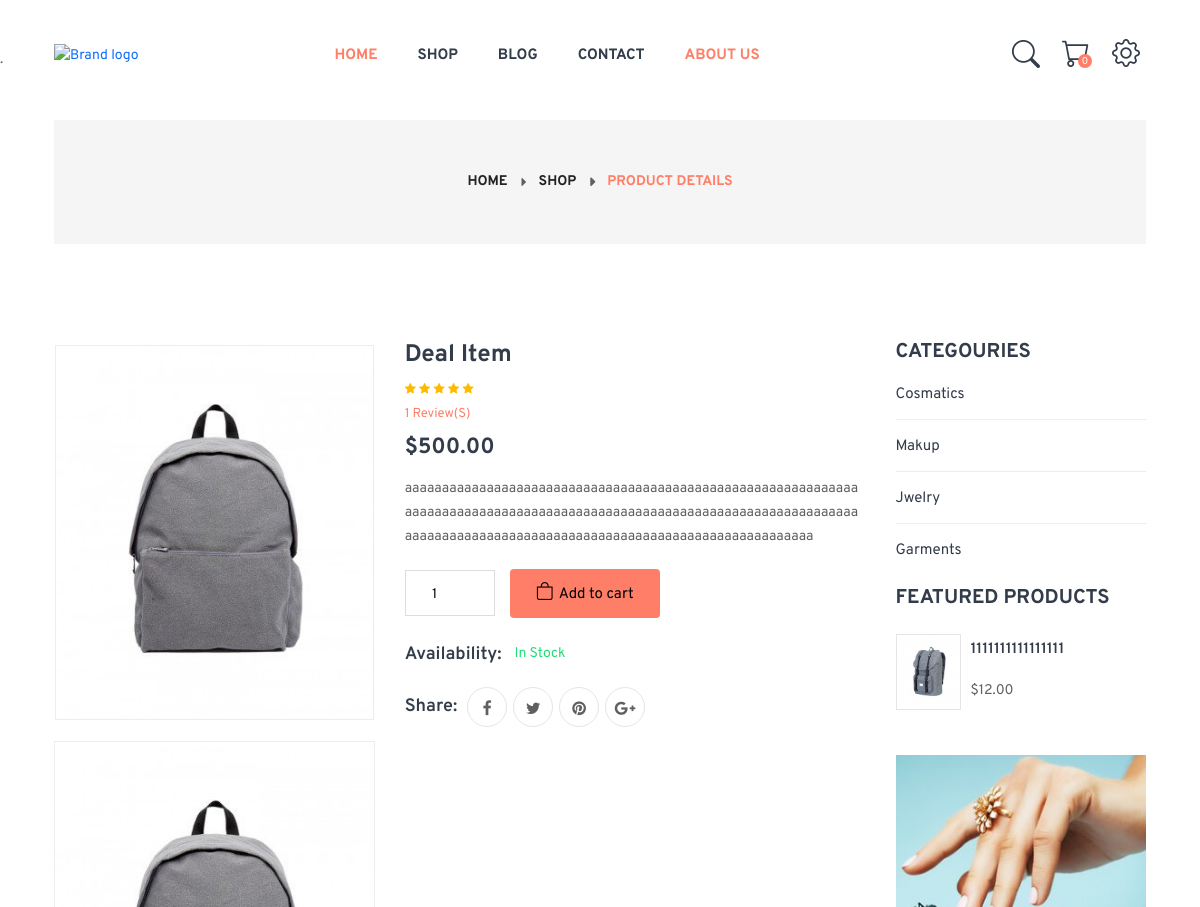
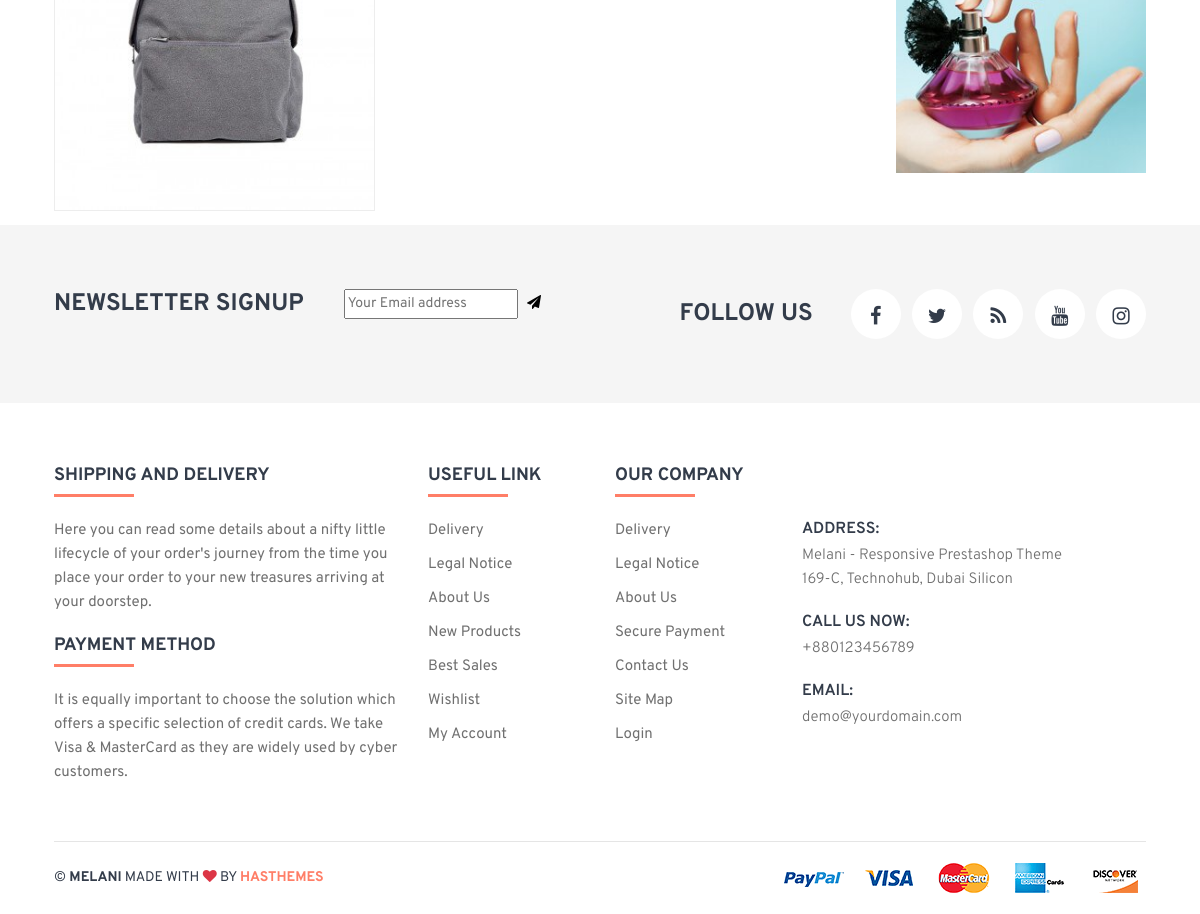
Screenshot of /.product-details.php?detaild=10 with the database file from the repository (2 pictures, top to bottom).
### tables this page shows
CREATE TABLE `deals` (
  `d_id` int(11) NOT NULL,
  `valid_until` varchar(200) NOT NULL,
  `d_brand` varchar(200) NOT NULL,
  `d_title` varchar(200) NOT NULL,
  `d_price` int(11) NOT NULL,
  `d_offerp` int(11) NOT NULL,
  `d_img` varchar(200) NOT NULL,
  `d_dess` varchar(2000) NOT NULL,
  `d_disscount` int(11) NOT NULL,
  `d_newT` varchar(200) NOT NULL
);

CREATE TABLE `categouries` (
  `c_id` int(11) NOT NULL,
  `categouries` varchar(200) NOT NULL
);

CREATE TABLE `product` (
  `id` int(11) NOT NULL,
  `c_id` int(11) NOT NULL,
  `brand` varchar(200) NOT NULL,
  `title` varchar(200) NOT NULL,
  `price` int(11) NOT NULL,
  `offerp` int(11) NOT NULL,
  `img` varchar(200) NOT NULL,
  `Dess` varchar(2000) NOT NULL,
  `discount` int(11) NOT NULL,
  `newT` varchar(200) NOT NULL,
  `featured` varchar(200) NOT NULL,
  `sale` varchar(200) NOT NULL
);

### .product-details.php (the view, shortened to what this page needs)
<?php
include("nav.php");
include("connect.php");
?>
<div class="breadcrumb-area">
    <div class="container">
        <div class="row">
            <div class="col-12">
                <div class="breadcrumb-wrap">
                    <nav aria-label="breadcrumb">
                        <ul class="breadcrumb">
                            <li class="breadcrumb-item"><a href="index.php">Home</a></li>
                            <li class="breadcrumb-item"><a href="shop-grid-left-sidebar.php">shop</a></li>
                            <li class="breadcrumb-item active" aria-current="page">product details</li>
                        </ul>
                    </nav>
                </div>
            </div>
        </div>
    </div>
</div>
<?php
$details = $_GET['detaild'];
$Query = mysqli_query($conn , "SELECT * FROM `deals` WHERE `deals`.`d_id` = $details");
$array = mysqli_fetch_assoc($Query);
?>
<main>
    <div class="product-details-wrapper pt-100 pb-14 pt-sm-58">
        <div class="container">
            <div class="row">
                <div class="col-lg-9">
                    <form action="" method="post">
                        <div class="product-details-inner">
                            <div class="row">
                                <div class="col-lg-5">
                                    <div
                                        class="product-large-slider mb-20 slider-arrow-style slider-arrow-style__style-2">
                                        <div class="pro-large-img img-zoom" id="img1">
                                            <img src="dash/<?php echo $array['d_img']?>" alt="" />
                                        </div>
                                    </div>
                                    <div class="pro-nav slick-padding2 slider-arrow-style slider-arrow-style__style-2">
                                        <div class="pro-nav-thumb"><img src="dash/<?php echo $array['d_img']?>"
                                                alt="" /></div>
                                    </div>
                                </div>
                                <div class="col-lg-7">
                                    <div class="product-details-des pt-md-98 pt-sm-58">
                                        <h3><?php echo $array['d_title']?></h3>
                                        <div class="ratings">
                                            <span class="good"><i class="fa fa-star"></i></span>
                                            <span class="good"><i class="fa fa-star"></i></span>
                                            <span class="good"><i class="fa fa-star"></i></span>
                                            <span class="good"><i class="fa fa-star"></i></span>
                                            <span><i class="fa fa-star"></i></span>
                                            <div class="pro-review">
                                                <span><a href="#">1 review(s)</a></span>
                                            </div>
                                        </div>
                                        <div class="pricebox">
                                            <span class="regular-price">$<?php echo $array['d_price'] ?>.00</span>
                                        </div>
                                        <p class="text-break"><?php echo $array['d_dess']?></p>
                                        <div class="quantity-cart-box d-flex align-items-center mb-24">
                                            <div class="quantity">
                                                <div class="pro-qty"><input type="text" value="1"></div>
                                            </div>
                                            <div class="product-btn product-btn__color">
                                            <a  class=""><button name="btnn" type="submit"><i class="bi bi-bag"></i>Add to cart</button></a>
                                            </div>
                                        </div>
                                        <div class="availability mb-20">
                                            <h5>Availability:</h5>
                                            <span>in stock</span>
                                        </div>
                                        <div class="share-icon">
                                            <h5>share:</h5>
                                            <a href="#"><i class="fa fa-facebook"></i></a>
                                            <a href="#"><i class="fa fa-twitter"></i></a>
                                            <a href="#"><i class="fa fa-pinterest"></i></a>
                                            <a href="#"><i class="fa fa-google-plus"></i></a>
                                        </div>
                                    </div>
                                </div>
                            </div>
                        </div>
                </div>
                <div class="col-lg-3">
                    <div class="sidebar-wrapper pt-md-16 pb-md-86 pb-sm-44">
                        <div class="sidebar-single">
                            <div class="sidebar-title">
                                <h3>CATEGOURIES</h3>
                            </div>
                            <div class="sidebar-body">
                                <ul class="sidebar-category">
                                    <?php
                                    $cate = mysqli_query($conn , "SELECT * FROM `categouries`");
                                    while ($print = mysqli_fetch_assoc($cate)) {
                                      echo '<li><a href="shop-categoury.php?catid='.$print['c_id'].'">'.$print['categouries'].'</a></li>';
                                    }
                                    ?>
                                </ul>
                            </div>
                        </div>
                        <div class="sidebar-single">
                            <div class="sidebar-title">
                                <h3>Featured Products</h3>
                            </div>
                            <div class="sidebar-body">
                                <div class="popular-item-inner">
                                    <?php
                                     $select = mysqli_query($conn , "SELECT * FROM `product`");
                                     while ($array = mysqli_fetch_assoc($select)) {
                                      if ($array['featured'] == "on") {
                                    ?>
                                    <div class="popular-item">
                                        <div class="pop-item-thumb">
                                            <a href="product-details.hrtml">
                                                <img src="dash/<?php echo $array['img']?>" alt="">
                                            </a>
                                        </div>
                                        <div class="pop-item-des">
                                            <h4><a href="product-details.php"><?php echo $array['title'] ?></a></h4>
                                            <span class="pop-price">$<?php echo $array['price'] ?>.00</span>
                                        </div>
                                    </div>
                                    <?php
                                   }}
                                   ?>
                                </div>
                            </div>
                        </div>
                        <div class="sidebar-single">
                            <div class="advertising-thumb img-full fix">
                                <a href="#">
                                    <img src="assets/img/banner/advertising.jpg" alt="">
                                </a>
                            </div>
                        </div>
                    </div>
                </div>
            </div>
        </div>
    </div>
</main>
<?php
include("footer.php");
?>

### rows the page displays
deals: d_img (picture), d_title "Deal Item", d_price "500", d_dess "aaaaaaaaaaaaaaaaaaaaaaaaaaaaaaaaaaaaaaaaaaaaaaaaaaaaaaaaaaaaaaaaaaaaaaaaaaaaaaaaaaaaaaaaaaaaaaaaaaaaaaaaaaaaaaaaaaaaaaaaaaaaaaaaaaaaaaaaaaaaaaaaaaaaaaaaaaaaaaaaaaaaaaaaaaaaaaaaa"
categouries: categouries "Cosmatics"
categouries: categouries "Makup"
categouries: categouries "Jwelry"
categouries: categouries "Garments"
product: img (picture), title "1111111111111111", price "12"

### other values shown
$count "0"
